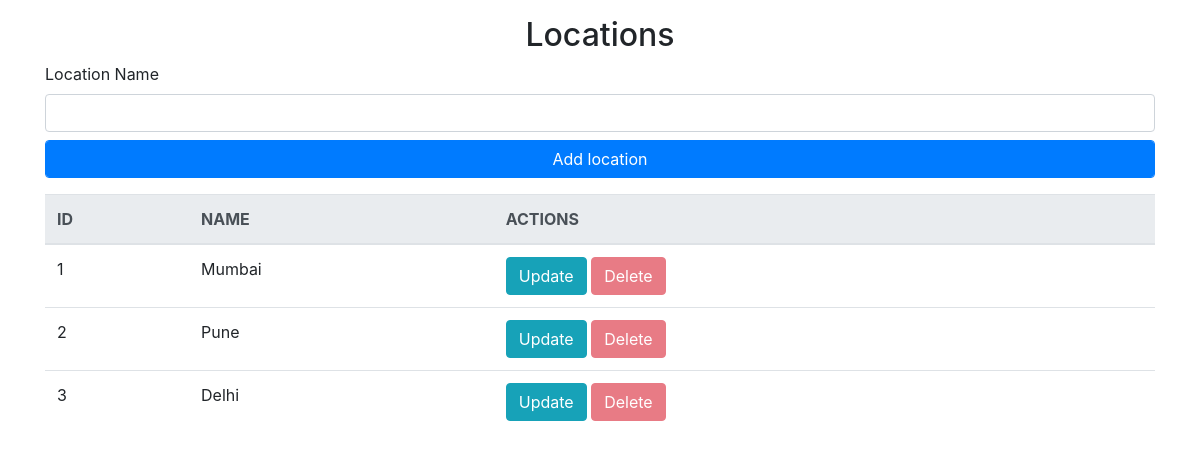
/locations, run on the app's committed database.
### app.py (models this page shows, shortened)
class Location(db.Model):
    __tablename__ = 'location'
    id = db.Column(db.Integer,primary_key=True)
    name= db.Column(db.String(50))

### app.py (the view, shortened to what this page needs)
@app.route('/locations',methods=["GET","POST"])
def locations():
    if request.method == "GET":
        locations = Location.query.all()
        return render_template('locations.html',locations=locations)

### templates/locations.html (shortened to what this page needs)
{%extends 'base.html'%}
{% block body %}
<div class="container">
    <h2 class="text-center mt-3">
        Locations
    </h2>
    <form action="/locations" method="post">
        <div class="form-group">
            <label for="location-name">
                Location Name
            </label>
            <input type="text" class="form-control" name="location-name" id="location-name">
            <input type="submit" class="form-control btn-primary mt-2" value="Add location">
        </div>
    </form>
    {%if locations|length < 1%}
    <h4>No locations found please start by adding locations above</h4>
    {% else %}
    <table class="table">
        <thead class="thead thead-light">
            <th>
                ID
            </th>
            <th>
                NAME
            </th>
            <th>
                ACTIONS
            </th>
        </thead>
        {% for location in locations %}
        <tr>
            <td>{{location.id}}</td>
            <td>{{location.name}}</td>
            <td>
                <a href="/locations/{{location.id}}/update" class="btn btn-info">Update</a>
                <a href="/locations/{{location.id}}/delete" class="btn btn-danger disabled">Delete</a>
            </td>
        </tr>
        {% endfor %}
        {% endif %}
    </table>
</div>
{% endblock %}

### data on the page
Location: id "1", name "Mumbai"
Location: id "2", name "Pune"
Location: id "3", name "Delhi"
